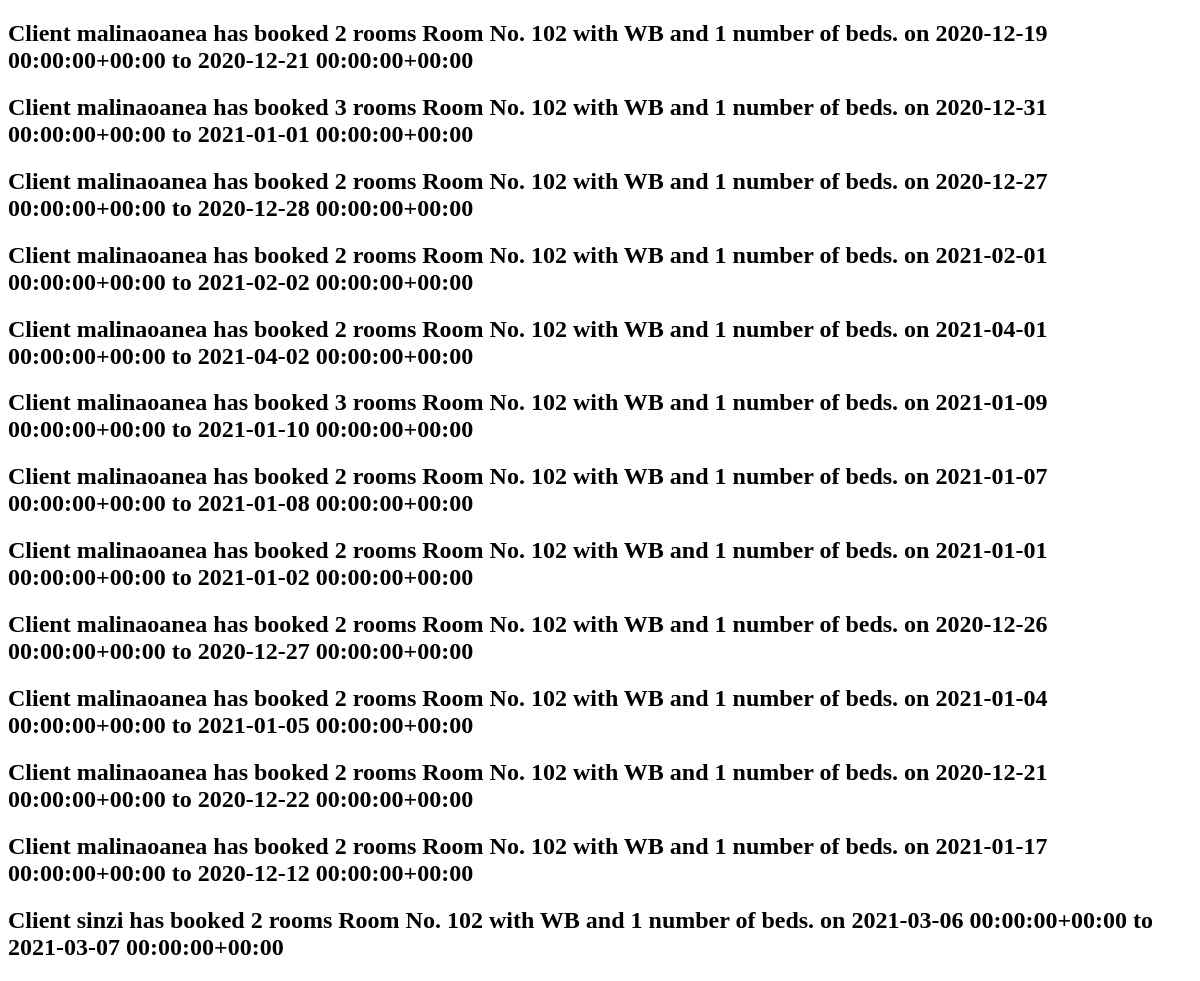
Before: /book_list/ with the older database file.
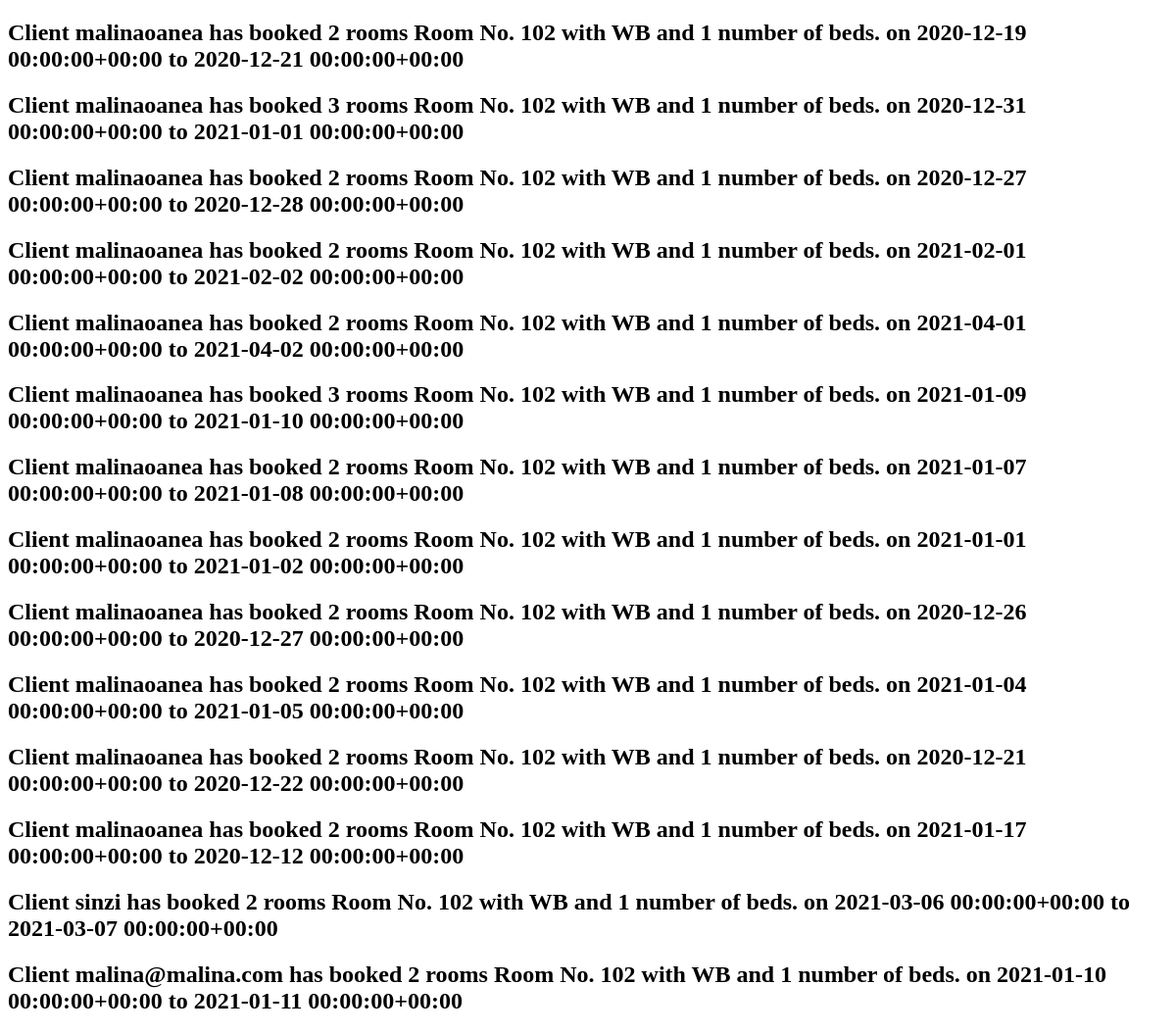
After: the same page with the newer database file.
### innapp/models.py (models this page shows)
class Book(models.Model):
    client = models.ForeignKey(settings.AUTH_USER_MODEL, on_delete=models.CASCADE)
    room = models.ForeignKey(Room, on_delete=models.CASCADE)
    check_in = models.DateTimeField()
    check_out = models.DateTimeField()
    number_of_rooms = models.IntegerField(default=0)
    def __str__(self):
        return 'Client {} has booked {} rooms {} on {} to {}'.format(self.client, self.number_of_rooms, self.room, self.check_in, self.check_out)

class Room(models.Model):
    ROOM_CATEGORIES = ( ('WB', 'bathroom'), ('NB', 'nbathroom'))
    number = models.IntegerField(default=0)
    category = models.CharField(max_length=5, choices=ROOM_CATEGORIES)
    beds = models.IntegerField(default=0)
    capacity = models.IntegerField(default=0)
    def __str__(self):
        return 'Room No. {} with {} and {} number of beds.'.format(self.number, self.category, self.beds)

### innapp/views.py (the view)
# urls.py: path('book_list/', BookList.as_view(), name='book_list'),
class BookList(ListView):
    model = Book

### innapp/templates/innapp/book_list.html (shortened to what this page needs)
<!DOCTYPE html>
<head>
</head>
<body>
    {% for b in book_list%}
    <h2>{{b}}</h2>
    {% endfor %}
</body>
</html>

Changed rows visible on the page:
added Book: client+number_of_rooms+room "Client malina@malina.com has booked 2 rooms Room No. 102 with WB and 1 number of beds. on 2021-01-10 00:00:00+00:00 to 2021-01-11 00:00:00+00:00"
